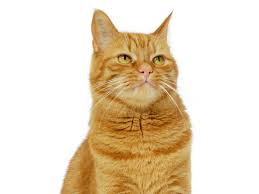
#> input picture cat.jpeg, 259 x 194 px
$ python preprocess_map_predict.py cat.jpeg girrafe.jpg
#> lines starting #> are read from the running program, lines starting #| are printed output that depends on the picture
import numpy as np
import json
import requests
from PIL import Image
import sys

# Preprocess the image
def preprocess_image(image_path):
#> called with image_path = 'cat.jpeg'
    image = Image.open(image_path).resize((224, 224))
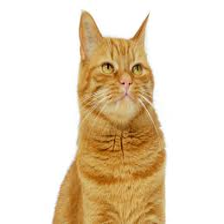
#> image: PIL image 224x224 RGB; mean R, G, B 232.9, 217.4, 194.5
    image_array = np.array(image) / 255.0
    return np.expand_dims(image_array, axis=0)

# Prepare the request payload
def prepare_payload(image_array, mode):
    request_payload = {"instances": [image_array[0].tolist()]}

    try:
        with open('request_payload.json', 'r') as f:
            existing_payload = json.load(f)
    except FileNotFoundError:
        existing_payload = {"instances": []}

    if mode == 'append':
        existing_payload["instances"].append(request_payload["instances"][0])
        request_payload = existing_payload
    elif mode != 'overwrite':
#> (the run stopped early here; a loop or call above may not have finished)
